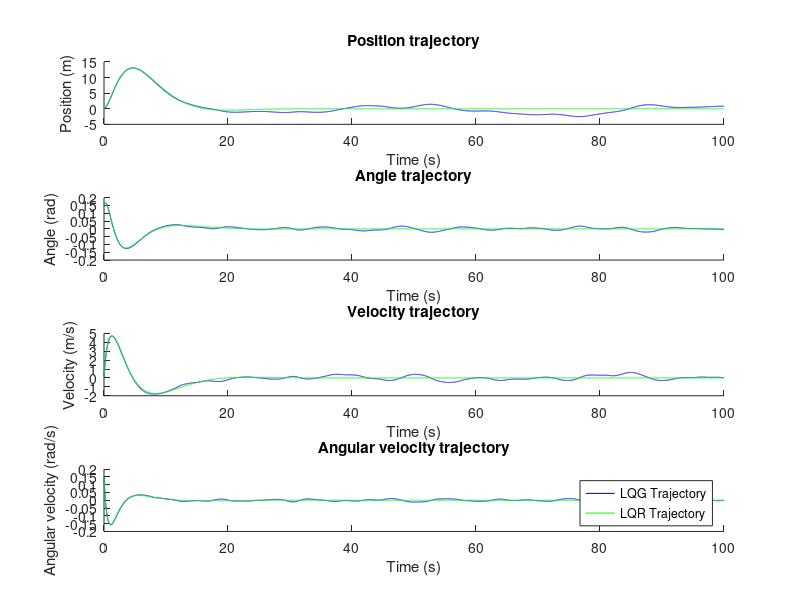

MATLAB code for this plot: (Note: this script raises an error after producing the figure.)
clear; close all;
M = 10; m = 1; g = 9.8; l = 10; l0 = 1;
sigma = .01;
d = m-(M+m);
x0 = .15*ones(4,1);
t = 0:0.01:100;

% up
A = [0 0 1 0; 0 0 0 1; 0 -g*m/M 0 0; 0 g*(M+m)/(M*l) 0 0];
B = [0; 0; 1/M; -1/(M*l)];
C = [1 l0 0 0];
D = 0;
sys = ss(A,B,C,D);
sysObs = ss(A,B,[C;eye(4)],D);

R = 1;
Q = C'*C;
QXU = blkdiag(Q,R);
QWV = sigma*eye(5);
klqg = lqg(sys,QXU,QWV);
sysLQG = feedback(sysObs,klqg,1,1,1);

Clqr = eye(4);
[K,P] = lqr(ss(A,B,Clqr,D),Clqr'*Clqr,R);
sysLQR = ss(A-B*K,B,Clqr,D);

w = normrnd(0,sigma,size(t));
xLQG = lsim(sysLQG,w,t,[x0; x0]);
xLQR = lsim(sysLQR,w,t,x0);

% Trajectories
figure;
subplot(4,1,1); hold on;
plot(t,xLQG(:,2),'b');
plot(t,xLQR(:,1),'g');
title('Position trajectory'); xlabel('Time (s)'); ylabel('Position (m)');
subplot(4,1,2); hold on;
plot(t,xLQG(:,3),'b');
plot(t,xLQR(:,2),'g');
title('Angle trajectory'); xlabel('Time (s)'); ylabel('Angle (rad)');
subplot(4,1,3); hold on;
plot(t,xLQG(:,4),'b');
plot(t,xLQR(:,3),'g');
title('Velocity trajectory'); xlabel('Time (s)'); ylabel('Velocity (m/s)');
subplot(4,1,4); hold on;
plot(t,xLQG(:,5),'b');
plot(t,xLQR(:,4),'g');
title('Angular velocity trajectory'); xlabel('Time (s)'); ylabel('Angular velocity (rad/s)');
legend('LQG Trajectory','LQR Trajectory');

% Nyquist
figure;
nyquist(sysLQG(1));
